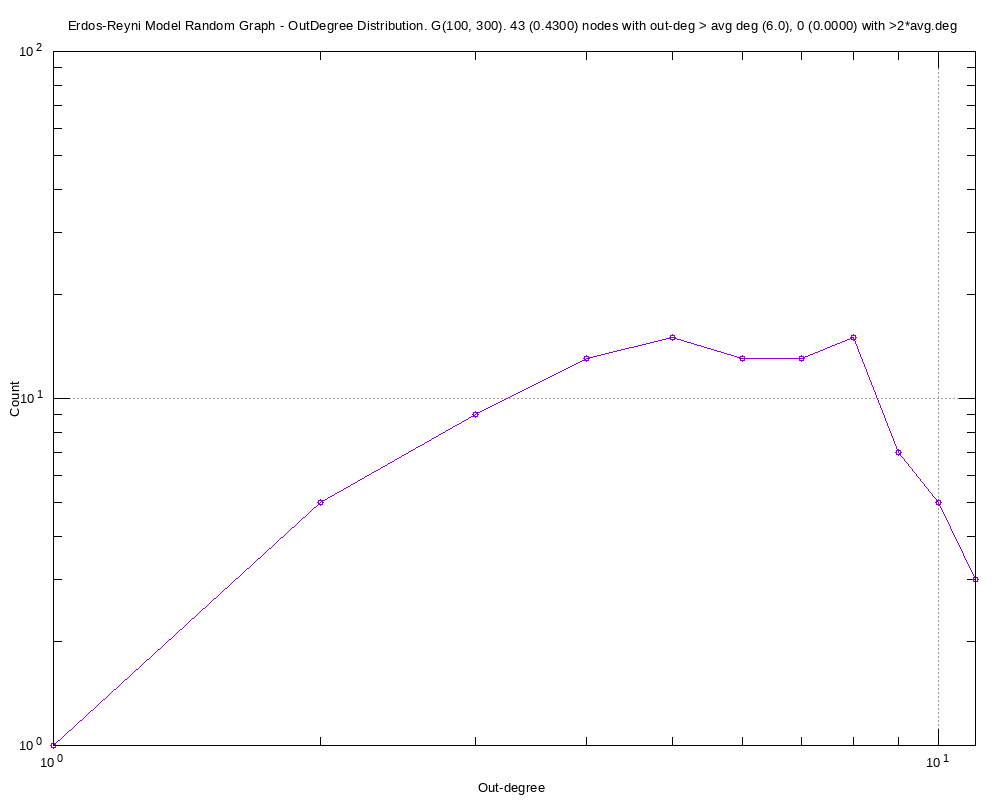

This figure's gnuplot source:
#
# Erdos-Reyni Model Random Graph - OutDegree Distribution. G(100, 300). 43 (0.4300) nodes with out-deg > avg deg (6.0), 0 (0.0000) with >2*avg.deg (Tue Jun  1 21:51:03 2021)
#

set title "Erdos-Reyni Model Random Graph - OutDegree Distribution. G(100, 300). 43 (0.4300) nodes with out-deg > avg deg (6.0), 0 (0.0000) with >2*avg.deg"
set key bottom right
set logscale xy 10
set format x "10^{%L}"
set mxtics 10
set format y "10^{%L}"
set mytics 10
set grid
set xlabel "Out-degree"
set ylabel "Count"
set tics scale 2
set terminal png font arial 10 size 1000,800
set output 'outDeg.random.png'
plot 	"outDeg.random.tab" using 1:2 title "" with linespoints pt 6
